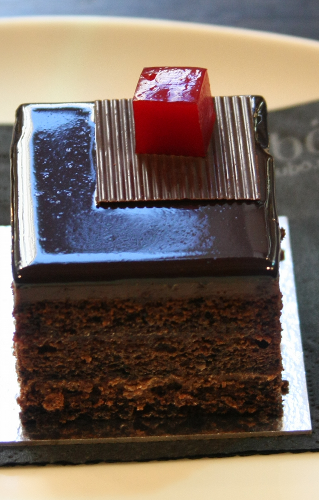
#> input picture notebooks/images/dessert.png, 319 x 500 px
$ jupyter execute --allow-errors 06_MatplotlibIntro.ipynb   (shell and % lines are left out)   (Python 2 division)   (older library calls are emulated)
#> lines starting #> are read from the running program, lines starting #| are printed output that depends on the picture
<style>
div.cell, div.text_cell_render{
  max-width:750px;
  margin-left:auto;
  margin-right:auto;
}

.rendered_html
{
  font-size: 140%;
  }

.rendered_html li
{
  line-height: 1.8;
  }

.rendered_html h1, h2 {
  text-align:center;
  font-familly:"Charis SIL", serif;
}

.input_prompt, .CodeMirror-lines, .output_area
{
  font-family: Consolas;
  font-size: 110%;
  }
</style>

# Introduction to matplotlib

The [matplotlib](http://matplotlib.org) library is a powerful tool capable of producing complex publication-quality figures with fine layout control in two and three dimensions; here we will only provide a minimal self-contained introduction to its usage that covers the functionality needed for the rest of the book.  We encourage the reader to read the tutorials included with the matplotlib documentation as well as to browse its extensive gallery of examples that include source code.

Just as we typically use the shorthand `np` for Numpy, we will use `plt` for the `matplotlib.pyplot` module where the easy-to-use plotting functions reside (the library contains a rich object-oriented architecture that we don't have the space to discuss here):

[cell 1]
%pylab inline
import matplotlib.pyplot as plt

### The `plot` command:

[cell 2]
plt.plot(np.random.rand(100))
#> figure, not shown here; curve peaks at x = 52, y = 0.988

### Plotting a function: $f(x) = \sin(x)$

[cell 3]
x = np.linspace(0, 2*np.pi, 300)
y = np.sin(x)
plt.plot(x, y, color='green')
#> figure, not shown here; curve peaks at x = 1.58, y = 1

### Titles, labels, etc.

The most frequently used function is simply called `plot`, here is how you can make a simple plot of $\sin(x)$ and $\sin(x^2)$ for $x \in [0, 2\pi]$ with labels and a grid (we use the semicolon in the last line to suppress the display of some information that is unnecessary right now):

[cell 4]
y2 = np.sin(x**2)
plt.plot(x, y, label=r'$\sin(x)$', color='magenta') #latex
plt.plot(x, y2, label=r'$\sin(x^2)$', color='green')
plt.title('Some functions')
plt.xlabel('x')
plt.ylabel('y')
plt.grid()
plt.legend(); #semicolon suppresses result
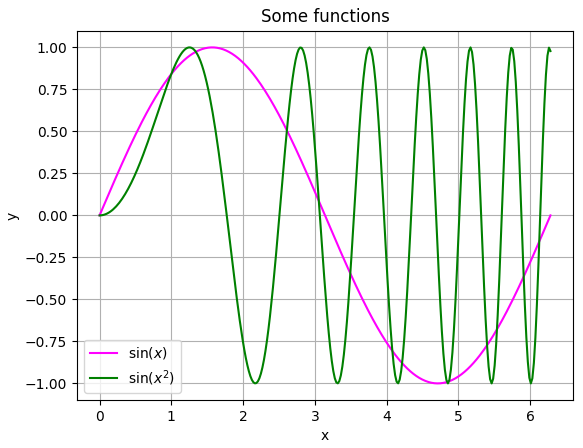
#> figure drawn by matplotlib, 1 panel; curve peaks at x = 1.58, y = 1; curve peaks at x = 4.52, y = 1

### Controlling lines and markers

You can control the style, color and other properties of the markers, for example:

[cell 5]
x = np.linspace(0, 2*np.pi, 50)
y = np.sin(x)
plt.plot(x, y, linewidth=2);
#> figure, not shown here; curve peaks at x = 1.54, y = 0.999

[cell 6]
plt.plot(x, y, 'o', markersize=5, color='r');
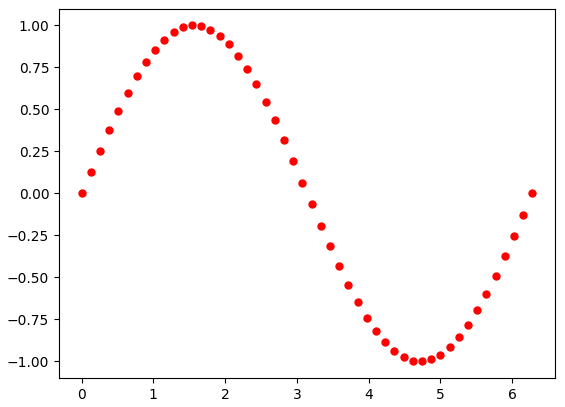
#> figure drawn by matplotlib, 1 panel; curve peaks at x = 1.54, y = 0.999

## Other plot types

### Errorbars

We will now see how to create a few other common plot types, such as a simple error plot:

[cell 7]
# example data
x = np.arange(0.1, 4, 0.5)
y = np.exp(-x)

# example variable error bar values
yerr = 0.1 + 0.2*np.sqrt(x)
xerr = 0.1 + yerr

# First illustrate basic pyplot interface, using defaults where possible.
plt.figure()
plt.errorbar(x, y, xerr=0.2, yerr=0.4, ecolor='gray')
plt.title("Simplest errorbars, 0.2 in x, 0.4 in y");
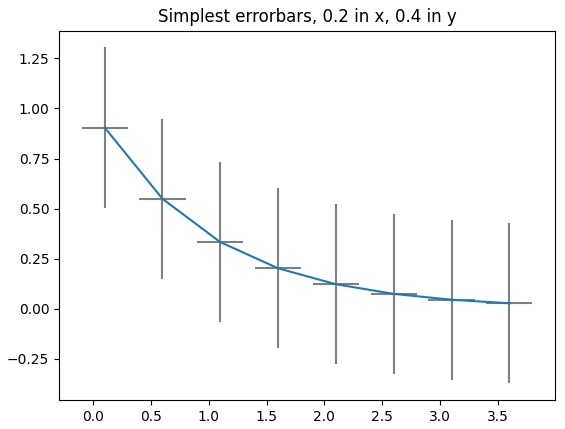
#> figure drawn by matplotlib, 1 panel

### Log plot

[cell 8]
x = np.linspace(-5, 5)
y = np.exp(-x**2)
plt.semilogy(x, y);
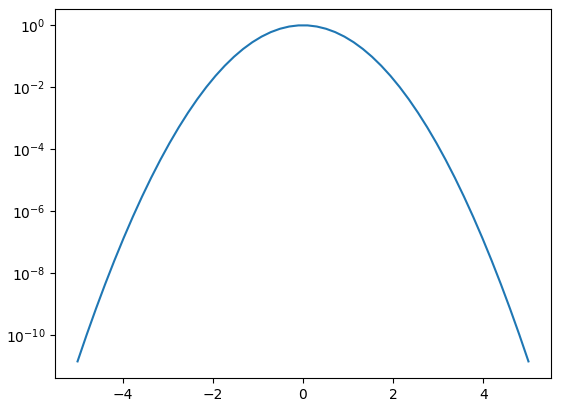
#> figure drawn by matplotlib, 1 panel; curve peaks at x = -0.102, y = 0.99

### Histogram

A histogram annotated with text inside the plot, using the `text` function:

[cell 9]
mu, sigma = 100, 15
x = mu + sigma * np.random.randn(10000)

# the histogram of the data
n, bins, patches = plt.hist(x, 50, normed=1, facecolor='g', alpha=0.75)
#patches contains pointers to each of these bars

#alpha is transparency
plt.xlabel('Smarts')
plt.ylabel('Probability')
plt.title('Histogram of IQ')
# This will put a text fragment at the position given:
plt.text(55, .027, r'$\mu=100,\ \sigma=15$', fontsize=14)
plt.axis([40, 160, 0, 0.03])
plt.grid(True)
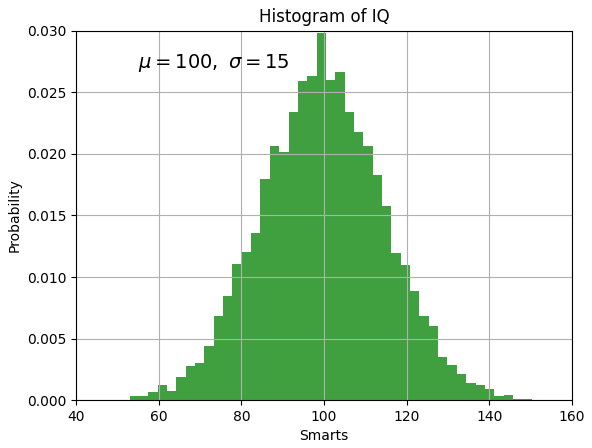
#> figure drawn by matplotlib, 1 panel; tallest bar 0.0298 high, from x = 98.2 to 100.5

### Plotting two-dimensional arrays

[cell 10]
plt.imshow(rand(5,10), interpolation='nearest', cmap=cm.Accent)
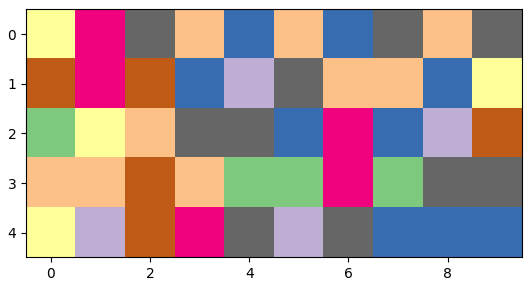
#> figure drawn by matplotlib, 1 panel

[cell 11]
img = plt.imread('images/dessert.png')
#> img is the input picture: shape (500, 319, 3) float32; mean R, G, B 0.456, 0.401, 0.369
img.shape
#> Out = (500, 319, 3)

[cell 12]
plt.imshow(img)

### Subplots
Plot the r, g, b channels of the image.

[cell 13]
fig, ax = plt.subplots(1,4, figsize=(10,6))
ax[0].imshow(img[:,:,0], cmap=cm.Reds_r)
ax[1].imshow(img[:,:,1], cmap=cm.Greens_r)
ax[2].imshow(img[:,:,2], cmap=cm.Blues_r)
ax[3].imshow(img);
for a in ax:
    a.set_xticklabels([])
    a.set_yticklabels([])
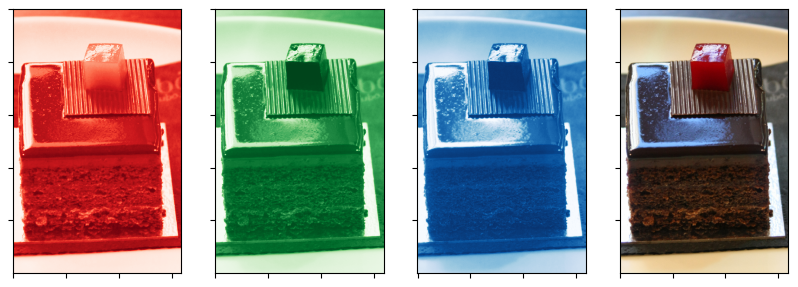
#> figure drawn by matplotlib, 4 panels

## Simple 3d plotting with matplotlib
For 3D plots, you must execute at least once in your session:

[cell 14]
from mpl_toolkits.mplot3d import Axes3D

One this has been done, you can create 3d axes with the `projection='3d'` keyword to `add_subplot`:

    fig = plt.figure()
    fig.add_subplot(...,
                    projection='3d')

Here is a simple 3D surface plot:

[cell 15]
from mpl_toolkits.mplot3d.axes3d import Axes3D
from matplotlib import cm

fig = plt.figure()
ax = fig.add_subplot(1, 1, 1, projection='3d')
X = np.arange(-5, 5, 0.25)
Y = np.arange(-5, 5, 0.25)
X, Y = np.meshgrid(X, Y)
R = np.sqrt(X**2 + Y**2)
Z = np.sin(R)
surf = ax.plot_surface(X, Y, Z, rstride=1, cstride=1, cmap=cm.jet,
        linewidth=0, antialiased=False)
ax.set_zlim3d(-1.01, 1.01);
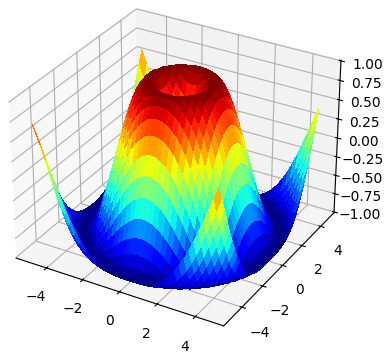
#> figure drawn by matplotlib, 1 panel

## The [matplotlib gallery](http://matplotlib.sourceforge.net/gallery.html)

You can load code from the gallery using the URL, and then try it out:

[cell 16]
"""
Demo of scatter plot on a polar axis.

Size increases radially in this example and color increases with angle (just to
verify the symbols are being scattered correctly).
"""
import numpy as np
import matplotlib.pyplot as plt


N = 150
r = 2 * np.random.rand(N)
theta = 2 * np.pi * np.random.rand(N)
area = 200 * r**2 * np.random.rand(N)
colors = theta

ax = plt.subplot(111, polar=True)
c = plt.scatter(theta, r, c=colors, s=area, cmap=plt.cm.hsv)
c.set_alpha(0.75)

plt.show()
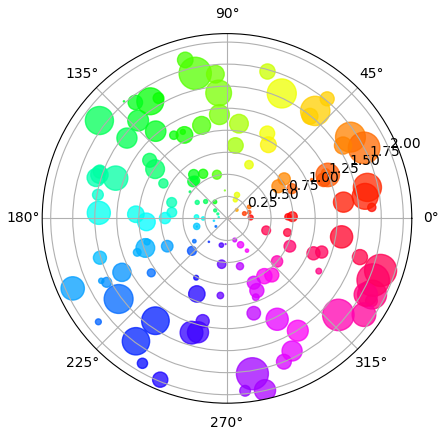
#> figure drawn by matplotlib, 1 panel

# Breakout: Image denoising

**Illustrates**: 2-d image denoising, use of the numpy FFT library, array
manipulations, image plotting.

Let's try to denoise the following image with naive numpy manipulations:

<center>

</center>

The convolution of an input with with a linear filter in the termporal or
spatial domain is equivalent to multiplication by the Fourier transforms of the
input and the filter in the spectral domain.  This provides a conceptually
simple way to think about filtering: transform your signal into the frequency
domain, dampen the frequencies you are not interested in by multiplying the
frequency spectrum by the desired weights, and then apply the inverse transform
to the modified spectrum, back into the original domain.  In the example below,
we will simply set the weights of the frequencies we are uninterested in (the
high frequency noise) to zero rather than dampening them with a smoothly
varying function.  Although this is not usually the best thing to do, since
sharp edges in one domain usually introduce artifacts in another (eg high
frequency "ringing"), it is easy to do and sometimes provides satisfactory
results.

<center>

</center>

High frequency noise filtering of a 2D image in the Fourier domain.  The upper panels show the original image (left) and spectral power (right) and    the lower panels show the same data with the high frequency power set to    zero.  Although the input and output images are grayscale, you can provide    colormaps to `imshow` to plot them in pseudo-color, with the `cmap` argument to `imshow`, which accepts any of the colormaps found in the `matplotlib.cm` module.

## Exercise

After reading the image file ``moonlanding.png``, try to produce images like
the ones in the figure.  We will describe the process here and provide some
hints as to what you need to think about.

The image in the upper left panel of the Figure is a grayscale photo of the
moon landing.  There is a banded pattern of high frequency noise polluting the
image.  In the upper right panel we see the 2D spatial frequency spectrum.  The
FFT output in the ``numpy.fft`` module is packed with the lower freqeuencies
starting in the upper left, and proceeding to higher frequencies as one moves
to the center of the spectrum (this is the most efficient way numerically to
fill the output of the FFT algorithm).  Because the input signal is real, the
output spectrum is complex and symmetrical: the transformation values beyond
the midpoint of the frequency spectrum (the Nyquist frequency) correspond to
the values for negative frequencies and are simply the mirror image of the
positive frequencies below the Nyquist (this is true for the 1D, 2D and ND FFTs
in ``numpy``).

You should compute the 2D spatial frequency spectra of the luminance image,
zero out the high frequency components, and inverse transform back into the
spatial domain.  You can plot the input and output images with
``plt.imshow``, but you should observe that if you show the power spectrum
(the absolute value of the FFT) directly, you will only see white, and not the
image in the Figure's upper right panel.  This is due to the fact that the
power spectrum has a small number of pixels with extremely high amplitude,
which completely swamp the contrast (you can verify this by playing with a
histogram of the data).

[cell 17]
%pylab inline

import sys
import numpy as np
from matplotlib import pyplot as plt

Here's a handy utility for you that normalizes the peaks in the spectrum so the huge dynamic range in this image doesn't swamp the plot. You can take this as a given.

[cell 18]
def plot_spectrum(F, amplify=1000, ax=None):
    """Normalise, amplify and plot an amplitude spectrum."""

    # Note: the problem here is that we have a spectrum whose histogram is
    # *very* sharply peaked at small values.  To get a meaningful display, a
    # simple strategy to improve the display quality consists of simply
    # amplifying the values in the array and then clipping.

    # Compute the magnitude of the input F (call it mag).  Then, rescale mag by
    # amplify/maximum_of_mag.
    mag = abs(F)
    mag *= amplify/mag.max()

    # Next, clip all values larger than one to one.
    mag[mag > 1] = 1

    if ax is None: ax = plt.gca()
    ax.imshow(mag, plt.cm.Blues)

Read in original image, convert to floating point for further
manipulation; imread returns a MxNx4 RGBA image.  Since the image is
grayscale, just extract the 1st channel

**Hints:**

* use `plt.imread()` to load the file
* convert to a float array with the `.astype()` method
* extract all rows, all columns, 0-th plane to get the first channel
* the resulting array should have 2 dimensions only

(The image used below is in the github repository: i.e. a notebook downloaded
from the webpage will not have the image available)

[cell 19]
fname = 'images/moonlanding.png'
# your code here, you should get this image shape when done:
# Image shape: (474, 630)
image = plt.imread('/Users/giada/2013_fall_ASTR599/notebooks/images/moonlanding.png')
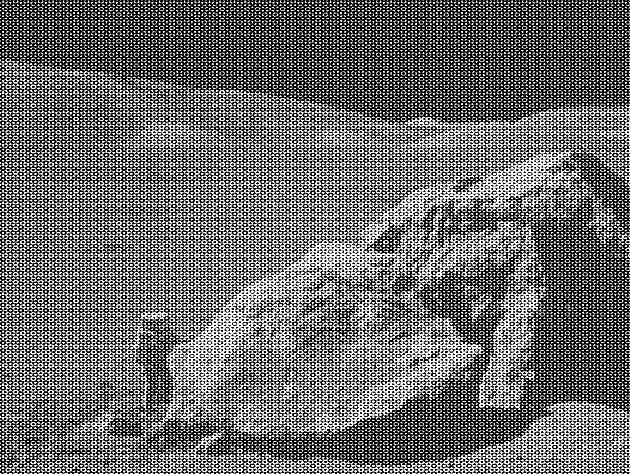
#> input picture notebooks/images/moonlanding.png, 630 x 474 px, found by its file name
#> image is the input picture: shape (474, 630) float32; min 0, max 1, mean 0.424

image.astype(float)
print image.shape
#| (474, 630)
imshow(image, plt.cm.gray)
